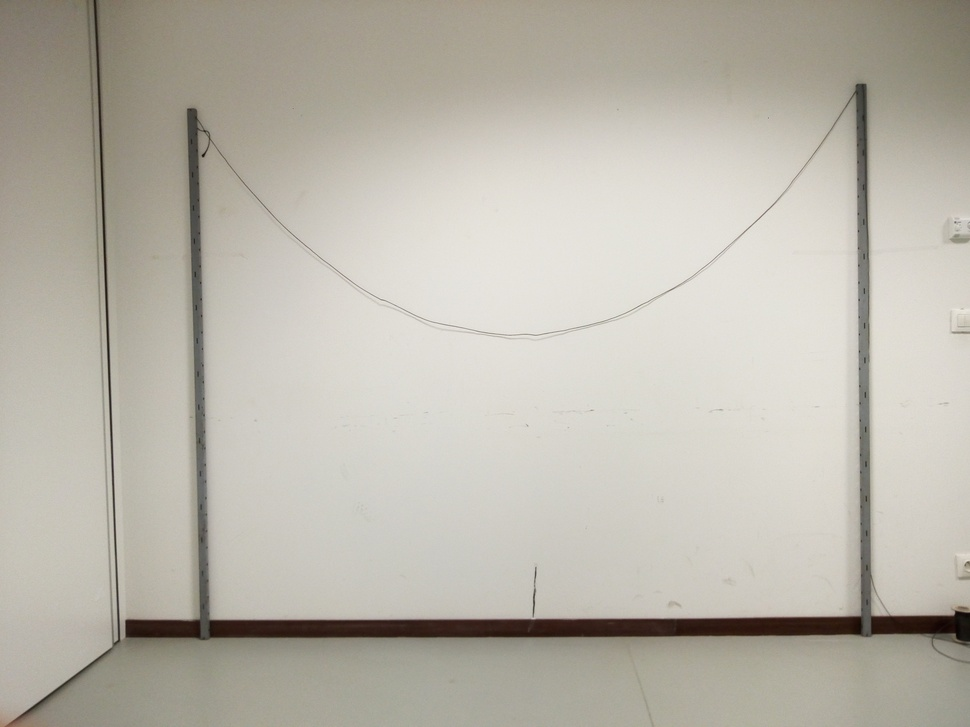
#> input picture Images/face_fil.jpg, 970 x 727 px, shrunk from 4160 x 3120 before the run
$ python scoring.py
#> lines starting #> are read from the running program, lines starting #| are printed output that depends on the picture
### sobel.py
import numpy as np
import matplotlib.pyplot as plt
from copy import deepcopy

from skimage.data import camera
from skimage.filters import roberts, sobel, sobel_v
from skimage import io


def augmentContrast(edgeSobel, seuil, display=False):
    '''augmente le contraste avec un seuil de luminosite'''
    contraste = np.copy(edgeSobel)
    for y in range(edgeSobel.shape[0]):
        for x in range(edgeSobel.shape[1]):
            if edgeSobel[y, x] > seuil:
                contraste[y, x] = 1
            else:
                contraste[y, x] = 0
    if display:
        fig, plot = plt.subplots()
        plot.imshow(contraste, cmap=plt.cm.gray)
        plot.axis('off')
        plt.show()
    return contraste


# [26 lines left out: functions rogner, listing, fitting_parabole, not called in this run]


def min_parabole(z):
    '''calcule le min du polynome'''
    return(-z[1]/(2*z[0]), np.polyval(z, [-z[1]/(2*z[0])])[0])


# [42 lines left out: functions trouveryMax, density, pics, mesure_hauteur, not called in this run]


def hauteur_fil(haut_ref_pix, haut_ref_real, haut_fil_pix):
    return((haut_ref_real*haut_fil_pix)/haut_ref_pix)


# [44 lines left out: functions calculeHauteur, trouverSeuilContrasteOptimal, not called in this run]


# [4 lines that do not run on import are left out]

### scoring.py
import numpy as np
import matplotlib.pyplot as plt
from copy import copy

from skimage.data import camera
from skimage.filters import roberts, sobel, scharr, prewitt, laplace
from skimage import io, feature

from sobel import augmentContrast


def computeModels(img):
    '''Calcule les resultats des differentes methodes de detection d'objets'''
    #results = {'Image original': ing}
    results = {}
    results['Canny'] = feature.canny(img, sigma=1)
    results['Roberts'] = roberts(img)
    results['Sobel'] = sobel(img)
    results['Scharr'] = scharr(img)
    results['Prewitt'] = prewitt(img)
    results['Laplace'] = laplace(img)
    return results


def ameliorerLesImages(results):
    '''Augmente le contraste des images'''
    for titre in results:
        if titre != 'Image original':
            results[titre] = augmentContrast(results[titre], 0.1)
    return results


def displayScoring(results):
    '''arrange les resultats dans une matrice pour que ce soit tout beau'''
    fig, plots = plt.subplots(nrows=3, ncols=3, figsize=(10, 15),
                              sharex=True, sharey=True)

    ordre = ['Image original', 'Canny', 'Roberts',
             'Sobel', 'Scharr', 'Prewitt', 'Laplace']
    i, j = 0, 1
    for titre in ordre:
        print('adding en ', i, j, titre)

        plots[i][j].imshow(results[titre], cmap=plt.cm.gray)
        plots[i][j].set_title(titre, fontsize=20)
        plots[i][j].axis('off')
        if i == 0 or j == 2:
            i += 1
            j = 0
        else:
            j += 1

    plots[0, 0].axis('off')
    plots[0, 2].axis('off')

    plt.tight_layout()


def displayBig(img, titre):
    fig, plot = plt.subplots()
    plot.imshow(img, cmap=plt.cm.gray)
    plot.set_title(titre, fontsize=20)
    plot.axis('off')


if __name__ == '__main__':
    IMG = io.imread('Images/face_fil.jpg', as_gray=True)
#> IMG: shape (727, 970) float64; min 0.0178, max 0.928, mean 0.715
    results = computeModels(IMG)
#> results = 6 items
    results = ameliorerLesImages(results)
#> the loop in ameliorerLesImages, `for titre in results:` made 6 passes
#> titre on passes 1 to 6: 'Canny', 'Roberts', 'Sobel', 'Scharr', 'Prewitt', 'Laplace'
#> pass 1, in augmentContrast, `contraste = np.copy(edgeSobel)`:
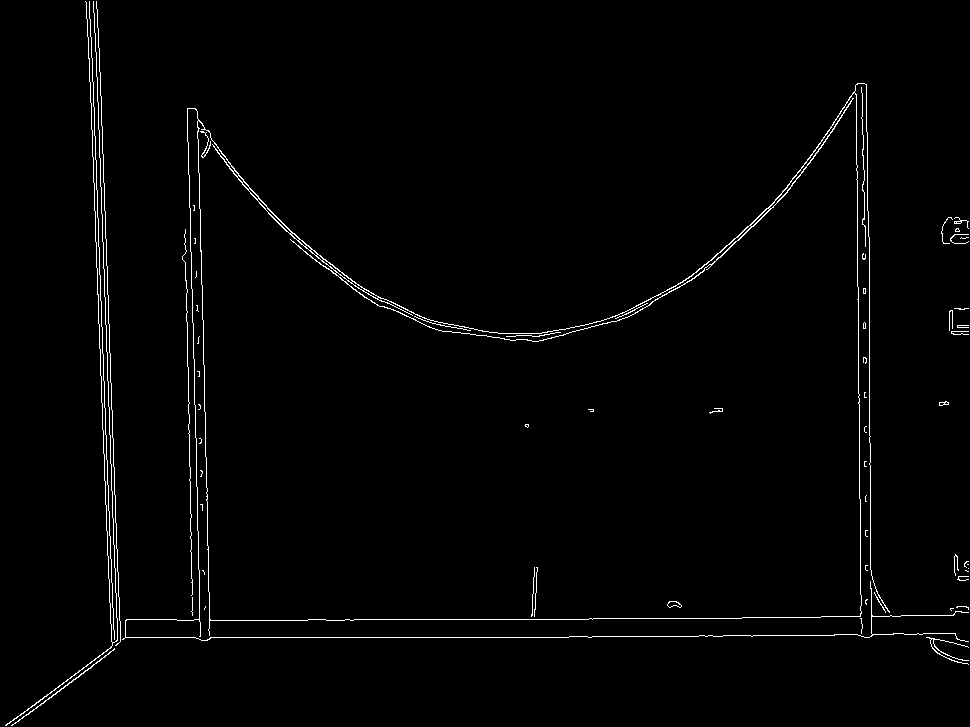
#> contraste: shape (727, 970) bool; 1.5% white in thin lines or dots
#> pass 2, in augmentContrast (call 2), `contraste = np.copy(edgeSobel)`:
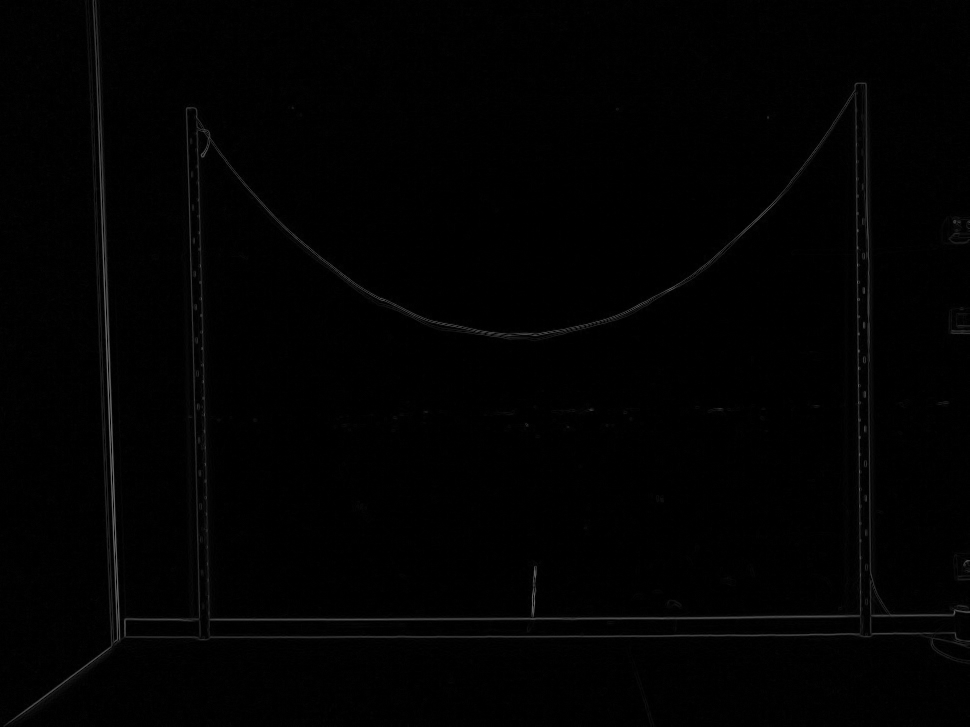
#> contraste: shape (727, 970) float64; min 0, max 0.434, mean 0.0094
    displayBig(results['Sobel'], 'Sobel')
#> after the loop in displayScoring, `for titre in ordre:`: i = 0; j = 1
#> (the run stopped early here; a loop or call above may not have finished)
